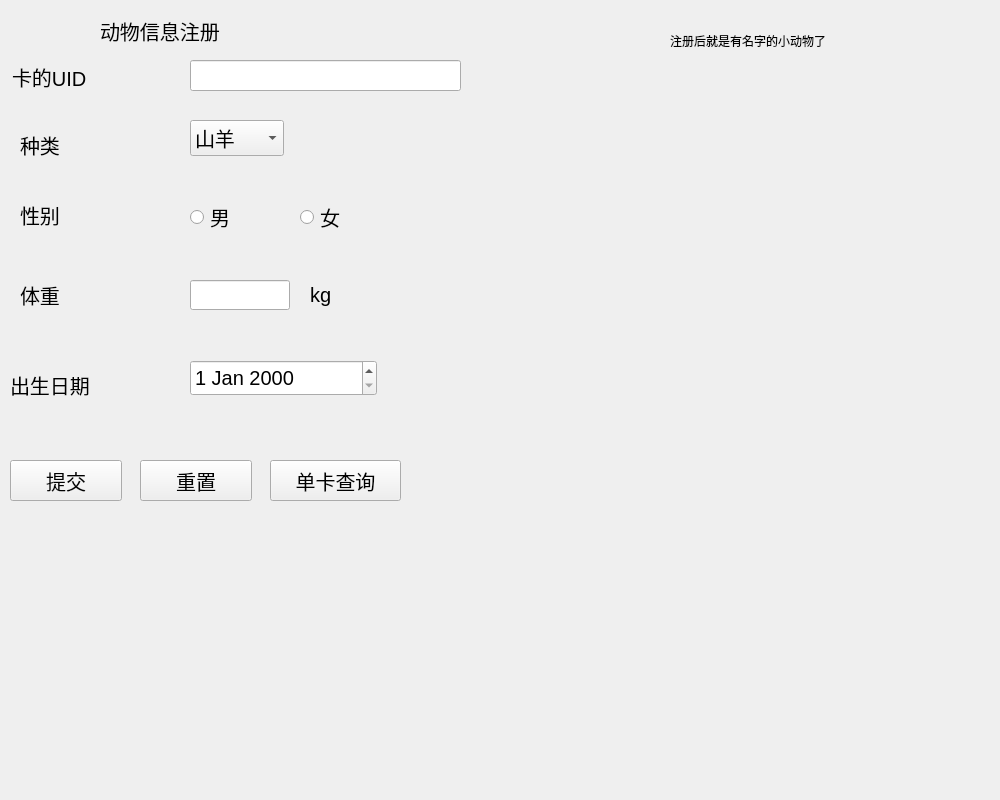
<?xml version="1.0" encoding="UTF-8"?>
<ui version="4.0">
 <class>zhuceForm</class>
 <widget class="QWidget" name="zhuceForm">
  <property name="geometry">
   <rect>
    <x>0</x>
    <y>0</y>
    <width>1000</width>
    <height>800</height>
   </rect>
  </property>
  <property name="windowTitle">
   <string>Form</string>
  </property>
  <property name="styleSheet">
   <string notr="true"/>
  </property>
  <widget class="QLabel" name="label">
   <property name="geometry">
    <rect>
     <x>100</x>
     <y>0</y>
     <width>321</width>
     <height>61</height>
    </rect>
   </property>
   <property name="font">
    <font>
     <pointsize>15</pointsize>
    </font>
   </property>
   <property name="text">
    <string>动物信息注册</string>
   </property>
  </widget>
  <widget class="QLabel" name="label_12">
   <property name="geometry">
    <rect>
     <x>20</x>
     <y>130</y>
     <width>60</width>
     <height>30</height>
    </rect>
   </property>
   <property name="font">
    <font>
     <pointsize>15</pointsize>
    </font>
   </property>
   <property name="text">
    <string>种类</string>
   </property>
  </widget>
  <widget class="QComboBox" name="zhonglei">
   <property name="enabled">
    <bool>true</bool>
   </property>
   <property name="geometry">
    <rect>
     <x>190</x>
     <y>120</y>
     <width>94</width>
     <height>36</height>
    </rect>
   </property>
   <property name="maximumSize">
    <size>
     <width>120</width>
     <height>16777215</height>
    </size>
   </property>
   <property name="font">
    <font>
     <pointsize>15</pointsize>
    </font>
   </property>
   <property name="currentIndex">
    <number>0</number>
   </property>
   <property name="maxVisibleItems">
    <number>201</number>
   </property>
   <property name="insertPolicy">
    <enum>QComboBox::InsertAlphabetically</enum>
   </property>
   <property name="iconSize">
    <size>
     <width>24</width>
     <height>24</height>
    </size>
   </property>
   <item>
    <property name="text">
     <string>山羊</string>
    </property>
   </item>
   <item>
    <property name="text">
     <string>绵羊</string>
    </property>
   </item>
   <item>
    <property name="text">
     <string>牛</string>
    </property>
   </item>
   <item>
    <property name="text">
     <string>马</string>
    </property>
   </item>
   <item>
    <property name="text">
     <string>鸡</string>
    </property>
   </item>
   <item>
    <property name="text">
     <string>狗</string>
    </property>
   </item>
   <item>
    <property name="text">
     <string>猪</string>
    </property>
   </item>
  </widget>
  <widget class="QLabel" name="label_11">
   <property name="geometry">
    <rect>
     <x>12</x>
     <y>62</y>
     <width>105</width>
     <height>30</height>
    </rect>
   </property>
   <property name="font">
    <font>
     <pointsize>15</pointsize>
    </font>
   </property>
   <property name="text">
    <string>卡的UID</string>
   </property>
  </widget>
  <widget class="QLineEdit" name="uid">
   <property name="geometry">
    <rect>
     <x>190</x>
     <y>60</y>
     <width>271</width>
     <height>31</height>
    </rect>
   </property>
   <property name="maximumSize">
    <size>
     <width>16777215</width>
     <height>40</height>
    </size>
   </property>
   <property name="font">
    <font>
     <pointsize>12</pointsize>
    </font>
   </property>
  </widget>
  <widget class="QLabel" name="label_16">
   <property name="geometry">
    <rect>
     <x>10</x>
     <y>370</y>
     <width>120</width>
     <height>30</height>
    </rect>
   </property>
   <property name="font">
    <font>
     <pointsize>15</pointsize>
    </font>
   </property>
   <property name="text">
    <string>出生日期</string>
   </property>
  </widget>
  <widget class="QDateEdit" name="date">
   <property name="geometry">
    <rect>
     <x>190</x>
     <y>360</y>
     <width>187</width>
     <height>36</height>
    </rect>
   </property>
   <property name="font">
    <font>
     <pointsize>15</pointsize>
    </font>
   </property>
  </widget>
  <widget class="QPushButton" name="zhucexinxitijaio">
   <property name="geometry">
    <rect>
     <x>10</x>
     <y>460</y>
     <width>112</width>
     <height>41</height>
    </rect>
   </property>
   <property name="font">
    <font>
     <pointsize>15</pointsize>
    </font>
   </property>
   <property name="text">
    <string>提交</string>
   </property>
  </widget>
  <widget class="QPushButton" name="onecard">
   <property name="geometry">
    <rect>
     <x>270</x>
     <y>460</y>
     <width>131</width>
     <height>41</height>
    </rect>
   </property>
   <property name="font">
    <font>
     <pointsize>15</pointsize>
    </font>
   </property>
   <property name="text">
    <string>单卡查询</string>
   </property>
  </widget>
  <widget class="QPushButton" name="pushButton_3">
   <property name="geometry">
    <rect>
     <x>140</x>
     <y>460</y>
     <width>112</width>
     <height>41</height>
    </rect>
   </property>
   <property name="font">
    <font>
     <pointsize>15</pointsize>
    </font>
   </property>
   <property name="text">
    <string>重置</string>
   </property>
  </widget>
  <widget class="QLabel" name="label_13">
   <property name="geometry">
    <rect>
     <x>20</x>
     <y>200</y>
     <width>60</width>
     <height>30</height>
    </rect>
   </property>
   <property name="font">
    <font>
     <pointsize>15</pointsize>
    </font>
   </property>
   <property name="text">
    <string>性别</string>
   </property>
  </widget>
  <widget class="QRadioButton" name="nv">
   <property name="geometry">
    <rect>
     <x>300</x>
     <y>200</y>
     <width>63</width>
     <height>34</height>
    </rect>
   </property>
   <property name="font">
    <font>
     <pointsize>15</pointsize>
    </font>
   </property>
   <property name="text">
    <string>女</string>
   </property>
  </widget>
  <widget class="QRadioButton" name="nan">
   <property name="geometry">
    <rect>
     <x>190</x>
     <y>200</y>
     <width>63</width>
     <height>34</height>
    </rect>
   </property>
   <property name="font">
    <font>
     <pointsize>15</pointsize>
    </font>
   </property>
   <property name="text">
    <string>男</string>
   </property>
  </widget>
  <widget class="QLineEdit" name="tizhong">
   <property name="geometry">
    <rect>
     <x>190</x>
     <y>280</y>
     <width>100</width>
     <height>30</height>
    </rect>
   </property>
   <property name="maximumSize">
    <size>
     <width>100</width>
     <height>50</height>
    </size>
   </property>
   <property name="font">
    <font>
     <pointsize>12</pointsize>
    </font>
   </property>
  </widget>
  <widget class="QLabel" name="label_14">
   <property name="geometry">
    <rect>
     <x>20</x>
     <y>280</y>
     <width>60</width>
     <height>30</height>
    </rect>
   </property>
   <property name="font">
    <font>
     <pointsize>15</pointsize>
    </font>
   </property>
   <property name="text">
    <string>体重</string>
   </property>
  </widget>
  <widget class="QLabel" name="label_6">
   <property name="geometry">
    <rect>
     <x>310</x>
     <y>280</y>
     <width>30</width>
     <height>30</height>
    </rect>
   </property>
   <property name="maximumSize">
    <size>
     <width>16777215</width>
     <height>30</height>
    </size>
   </property>
   <property name="font">
    <font>
     <pointsize>15</pointsize>
    </font>
   </property>
   <property name="text">
    <string>kg</string>
   </property>
  </widget>
  <widget class="QLabel" name="label_2">
   <property name="geometry">
    <rect>
     <x>0</x>
     <y>0</y>
     <width>1000</width>
     <height>800</height>
    </rect>
   </property>
   <property name="styleSheet">
    <string notr="true">background-image: url(:/image/注册信息.jpg);</string>
   </property>
   <property name="text">
    <string/>
   </property>
  </widget>
  <widget class="QLabel" name="label_3">
   <property name="geometry">
    <rect>
     <x>670</x>
     <y>20</y>
     <width>241</width>
     <height>41</height>
    </rect>
   </property>
   <property name="text">
    <string>注册后就是有名字的小动物了</string>
   </property>
  </widget>
  <zorder>label_2</zorder>
  <zorder>label</zorder>
  <zorder>label_12</zorder>
  <zorder>zhonglei</zorder>
  <zorder>label_11</zorder>
  <zorder>uid</zorder>
  <zorder>label_16</zorder>
  <zorder>date</zorder>
  <zorder>zhucexinxitijaio</zorder>
  <zorder>onecard</zorder>
  <zorder>pushButton_3</zorder>
  <zorder>label_13</zorder>
  <zorder>nv</zorder>
  <zorder>nan</zorder>
  <zorder>tizhong</zorder>
  <zorder>label_14</zorder>
  <zorder>label_6</zorder>
  <zorder>label_3</zorder>
 </widget>
 <resources/>
 <connections/>
</ui>
